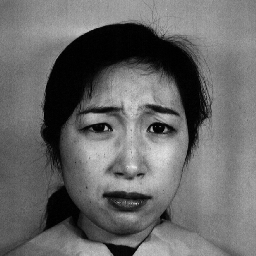
#> input picture 4-Principal component analysis/3image/KA.DI1.42.tiff, 256 x 256 px; its folder holds 3 pictures in this run
$ python code-grey.py
#> lines starting #> are read from the running program, lines starting #| are printed output that depends on the picture
import math
import numpy as np
import matplotlib.pyplot as plt
from mpl_toolkits.mplot3d import Axes3D
import cv2
import os

# 对样本点trainset绕原点进行二维顺时针旋转angle弧度
# [91 lines left out: functions rotate_2D, rotate_3D, get_trainset, draw, PCA, not called in this run]


# 逐一读取image文件夹中的图片，并将RGB像素值存储到trainset(16, w * h, 3)中
def read_file_to_trainset(path):
#> called with path = '3image'
    trainset = []
    img_folder = path
    img_list = [os.path.join(nm) for nm in os.listdir(img_folder)]
    count = 0
    for i in img_list:
        if count == 100:
            break
        now_path = path
        now_path = os.path.join(now_path, i)
        img = cv2.imread(now_path)
#> img is the input picture: shape (256, 256, 3); min 0, max 238, mean 104.6
        img = cv2.cvtColor(img, cv2.COLOR_BGR2GRAY)
#> img: shape (256, 256)
        print (img.shape)
#| (256, 256)
        # 为了能够快速运行得到结果，对原始图片进行压缩
        size = np.array([img.shape[0]/4, img.shape[1]/4]).astype(int)
#> size = [64, 64]
        img = cv2.resize(img, size)
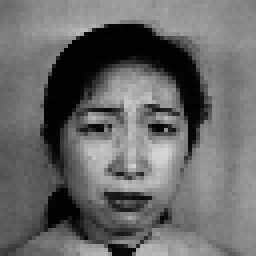
#> img: shape (64, 64) (shown 4 times larger); min 0, max 216, mean 104.6
        img_reshape = img.reshape((img.shape[0] * img.shape[1]))
#> img_reshape = 4096 values, max 216 at index 2473, min 0 at index 538, mean 104.6
        trainset.append(img_reshape)
        count+=1
#> pass 2 of the loop in read_file_to_trainset, `for i in img_list:`:
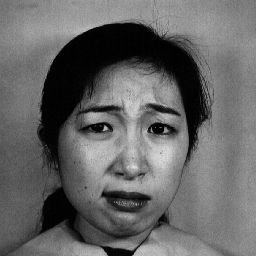
#> input picture 4-Principal component analysis/3image/KA.DI2.43.tiff, 256 x 256 px
#> in read_file_to_trainset, img is the input picture: shape (256, 256, 3); min 0, max 226, mean 101.9
#| (256, 256)
#> in read_file_to_trainset, `img = cv2.resize(img, size)`:
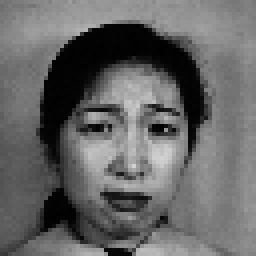
#> img: shape (64, 64) (shown 4 times larger); min 1, max 210, mean 102
#> img_reshape = 4096 values, max 210 at index 2536, min 1 at index 545, mean 102
#> pass 3 of the loop in read_file_to_trainset, `for i in img_list:`:
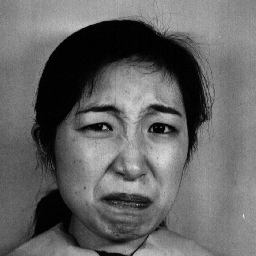
#> input picture 4-Principal component analysis/3image/KA.DI3.44.tiff, 256 x 256 px
#> in read_file_to_trainset, img is the input picture: shape (256, 256, 3); min 0, max 237, mean 101.2
#| (256, 256)
#> in read_file_to_trainset, `img = cv2.resize(img, size)`:
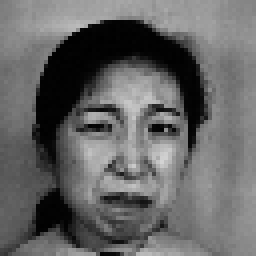
#> img: shape (64, 64) (shown 4 times larger); min 0, max 211, mean 101.4
#> img_reshape = 4096 values, max 211 at index 2600, min 0 at index 601, mean 101.4
    return np.array(trainset), img.shape


def show_some_figure(trainset, img_shape):
    trainset = trainset[:100]
    fig, ax=plt.subplots(nrows=10, ncols=10, figsize=(10,10))
    for i in range(100):
        img = trainset[i].reshape(img_shape[0], img_shape[1])
        # imshow默认信息格式为BGR，读取的是RGB需要转换
        ax[i//10, i%10].imshow(img, cmap='Greys_r')
        ax[i//10, i%10].set_xticks([])
        ax[i//10, i%10].set_yticks([])
    plt.show()

# 计算前num张图片的信噪比、平均信噪比
# [13 lines left out: function compute_PSNR, not called in this run]

if __name__ == '__main__':
    #self_made_data变量指示：训练时使用自己编造的数据or人脸的图片数据
    self_made_data = False

    #随机生成二维高斯分布的点作为数据集
    if self_made_data == True:
        dimension = 2
        K = 1   # 降维到k维
        num = 100
        trainset = get_trainset(dimension, num)
        print (trainset)
        draw(trainset, PCA(trainset, K), 'blue', 'red')

    #下载人脸的图片数据作为数据集
    if self_made_data == False:
        trainset, img_shape = read_file_to_trainset('3image')
#> img_shape = (64, 64)
        show_some_figure(trainset[:100], img_shape)
#> (the run stopped early here; a loop or call above may not have finished)
